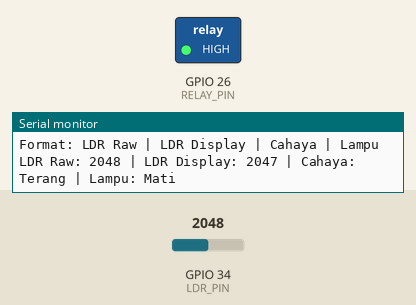
Simulated run of this sketch. Board: ESP32. On the bench: switched loads named in the sketch (green lamp = pin HIGH), the last lines printed to the serial monitor. The test bench sets the inputs (shaded band); at power-on: GPIO 34 (LDR_PIN) = 2048. WiFi joins after 1.5 s; servers stay silent unless stated.

Above: at 3.0 s.
3.1 s: GPIO 34 (LDR_PIN) set to 2141
At 4.5 s:
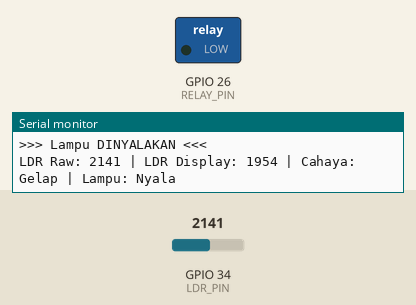
5.3 s: GPIO 34 (LDR_PIN) set to 2047
At 7.0 s:
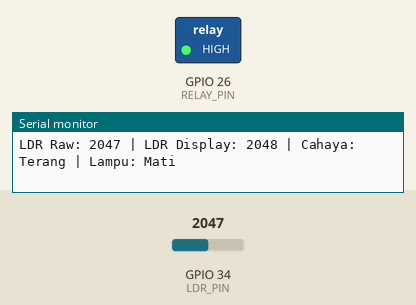
7.3 s: GPIO 34 (LDR_PIN) set to 2866
At 8.7 s:
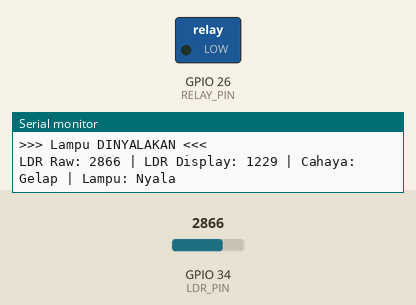
9.3 s: GPIO 34 (LDR_PIN) set to 1960
At 10.2 s:
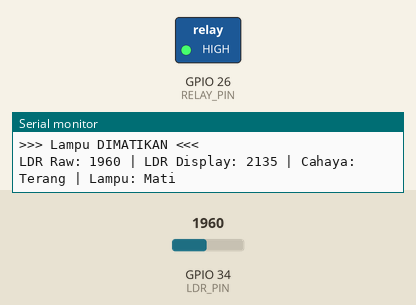
Timing chart, 0 to 12.3 s (numbered marks = the images above; inputs shaded):
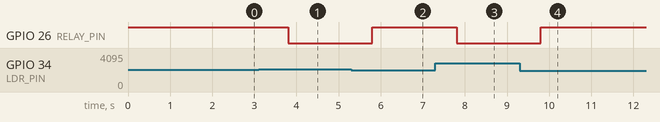

Measured:
- the behaviour switches between 2094 and 2095 on GPIO 34 (LDR_PIN) (found by bisection; images 0 and 1)
- after the input at 3.1 s, GPIO 26 (RELAY_PIN): HIGH → LOW after 0.70 s
- after the input at 5.3 s, GPIO 26 (RELAY_PIN): LOW → HIGH after 0.50 s
- after the input at 7.3 s, GPIO 26 (RELAY_PIN): HIGH → LOW after 0.50 s
- after the input at 9.3 s, GPIO 26 (RELAY_PIN): LOW → HIGH after 0.50 s

The sketch:

Demo.ino
```cpp
/*************************************************************
  Sistem Lampu Cerdas dengan NodeMCU ESP32, LDR, dan Relay
  Terhubung dengan Blynk IoT Platform

  Komponen:
  - NodeMCU ESP32
  - Sensor LDR (Light Dependent Resistor)
  - Relay Module
  - Lampu/Bohlam

  Koneksi Hardware (PENTING):
  - LDR:
    * Kaki 1 LDR → 3.3V ESP32
    * Kaki 2 LDR → Pin 34 (ADC) DAN Resistor 10K
    * Resistor 10K → GND
  - Relay: Pin 26

*************************************************************/

// Library yang dibutuhkan
#define BLYNK_TEMPLATE_ID "TMPL6feriMh7f"
#define BLYNK_TEMPLATE_NAME "Smart Lamp"
#define BLYNK_AUTH_TOKEN "oPuJvociS6N4fao8Gk4Ykz-FiNr5KgZX"

#define BLYNK_PRINT Serial

#include <WiFi.h>
#include <BlynkSimpleEsp32.h>

// Kredensial WiFi
char ssid[] = "Cristiano Ronaldo";
char pass[] = "Ronaldo12";

// Pin Definition
const int LDR_PIN = 34;        // Pin sensor LDR (ADC)
const int RELAY_PIN = 26;      // Pin relay

// Variabel
int ldrValue = 0;              // Nilai pembacaan LDR (raw ADC)
int ldrInverted = 0;           // Nilai LDR yang sudah dibalik
int threshold = 2000;          // Ambang batas terang/gelap
bool isAutoMode = true;        // Mode otomatis aktif
bool lampState = false;        // Status lampu
String lightStatus = "Terang"; // Status cahaya

// Virtual Pin Blynk
#define VPIN_LAMP_BUTTON V0    // Tombol kontrol manual
#define VPIN_LIGHT_STATUS V1   // Status cahaya (Terang/Gelap)
#define VPIN_LAMP_STATE V2     // Status lampu (Mati/Nyala)
#define VPIN_LDR_VALUE V3      // Nilai LDR
#define VPIN_AUTO_MODE V4      // Toggle mode otomatis

BlynkTimer timer;

void setup()
{
  Serial.begin(115200);

  // Setup pin
  pinMode(RELAY_PIN, OUTPUT);
  digitalWrite(RELAY_PIN, HIGH); // Relay mati (Active LOW: HIGH = OFF)

  // Koneksi ke Blynk
  Blynk.begin(BLYNK_AUTH_TOKEN, ssid, pass);

  // Setup timer untuk membaca sensor setiap 1 detik
  timer.setInterval(1000L, readSensorAndControl);

  Serial.println("Sistem Lampu Cerdas Siap!");
  Serial.println("Format: LDR Raw | LDR Display | Cahaya | Lampu");
}

void loop()
{
  Blynk.run();
  timer.run();
}

// Fungsi membaca sensor dan kontrol otomatis
void readSensorAndControl()
{
  // Baca nilai LDR (raw)
  ldrValue = analogRead(LDR_PIN);


  ldrInverted = 4095 - ldrValue;


  if (ldrInverted > threshold) {
    lightStatus = "Terang";

    // Jika mode otomatis aktif, matikan lampu
    if (isAutoMode) {
      turnOffLamp();
    }
  } else {
    lightStatus = "Gelap";

    // Jika mode otomatis aktif, nyalakan lampu
    if (isAutoMode) {
      turnOnLamp();
    }
  }

  // Kirim data ke Blynk (kirim nilai yang sudah dibalik)
  Blynk.virtualWrite(VPIN_LDR_VALUE, ldrInverted);
  Blynk.virtualWrite(VPIN_LIGHT_STATUS, lightStatus);
  Blynk.virtualWrite(VPIN_LAMP_STATE, lampState ? "Nyala" : "Mati");

  // Debug Serial Monitor
  Serial.print("LDR Raw: ");
  Serial.print(ldrValue);
  Serial.print(" | LDR Display: ");
  Serial.print(ldrInverted);
  Serial.print(" | Cahaya: ");
  Serial.print(lightStatus);
  Serial.print(" | Lampu: ");
  Serial.println(lampState ? "Nyala" : "Mati");
}

// Fungsi menyalakan lampu
void turnOnLamp()
{
  if (!lampState) {
    digitalWrite(RELAY_PIN, LOW);  // Active LOW: LOW = Relay ON
    lampState = true;
    Blynk.virtualWrite(VPIN_LAMP_BUTTON, 1);
    Serial.println(">>> Lampu DINYALAKAN <<<");
  }
}

// Fungsi mematikan lampu
void turnOffLamp()
{
  if (lampState) {
    digitalWrite(RELAY_PIN, HIGH);  // Active LOW: HIGH = Relay OFF
    lampState = false;
    Blynk.virtualWrite(VPIN_LAMP_BUTTON, 0);
    Serial.println(">>> Lampu DIMATIKAN <<<");
  }
}

// Kontrol manual dari tombol Blynk (V0)
BLYNK_WRITE(VPIN_LAMP_BUTTON)
{
  int value = param.asInt();

  if (value == 1) {
    turnOnLamp();
  } else {
    turnOffLamp();
  }
}

// Toggle mode otomatis dari Blynk (V4)
BLYNK_WRITE(VPIN_AUTO_MODE)
{
  isAutoMode = param.asInt();

  if (isAutoMode) {
    Serial.println("Mode OTOMATIS Aktif");
  } else {
    Serial.println("Mode MANUAL Aktif");
  }
}

// Sinkronisasi status saat koneksi Blynk tersambung
BLYNK_CONNECTED()
{
  Blynk.syncVirtual(VPIN_LAMP_BUTTON);
  Blynk.syncVirtual(VPIN_AUTO_MODE);
  Serial.println("Terhubung ke Blynk!");
}
```
